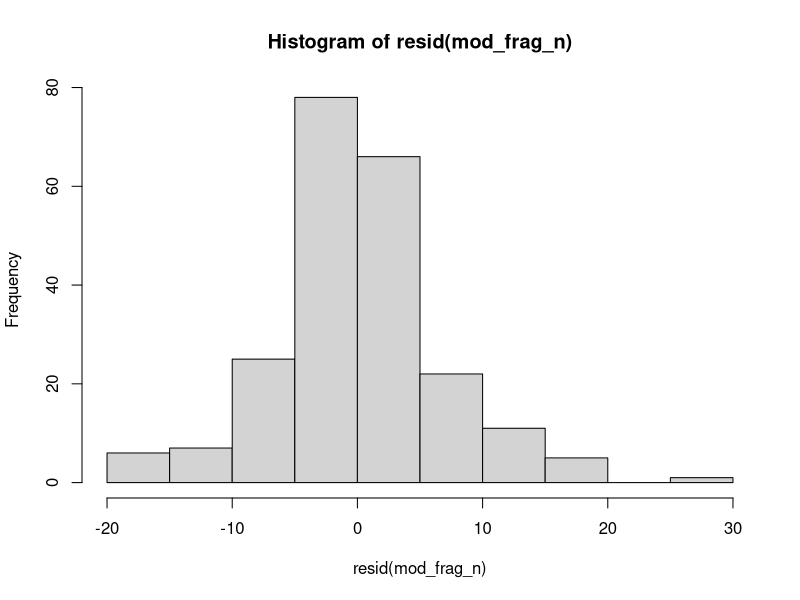
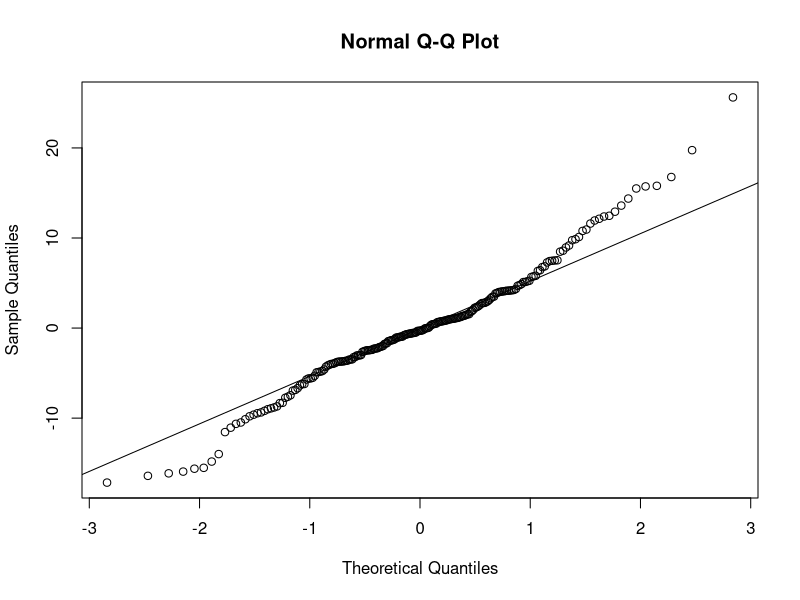
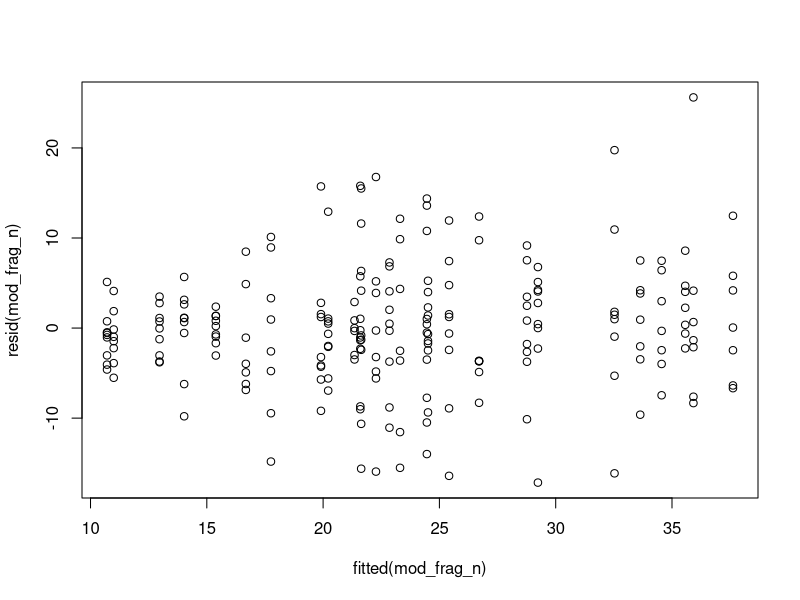
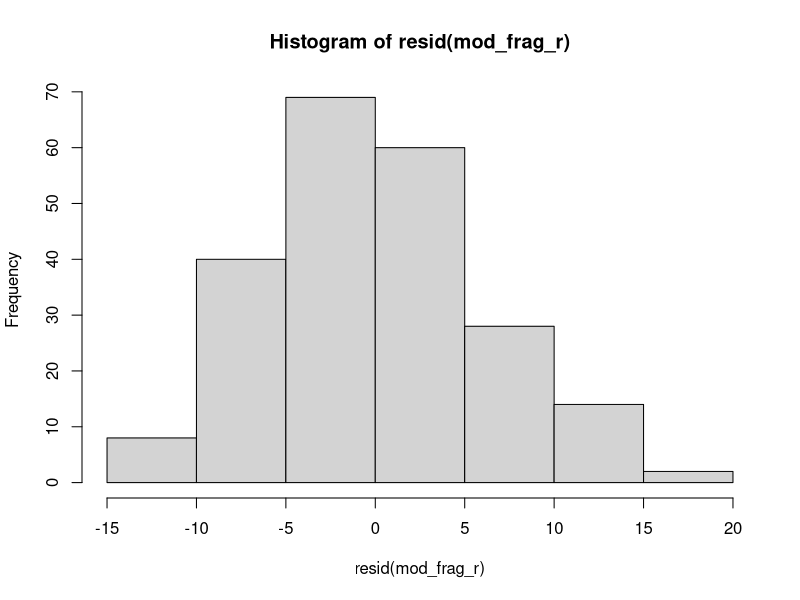
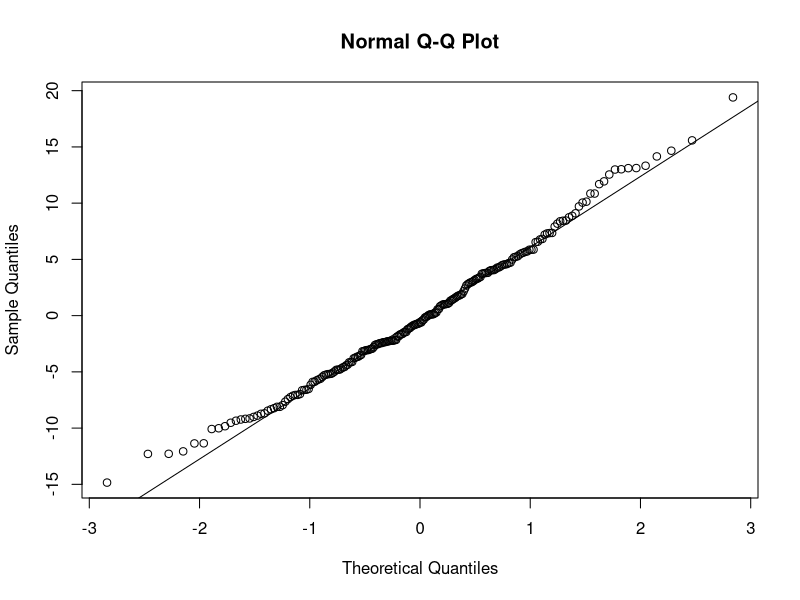
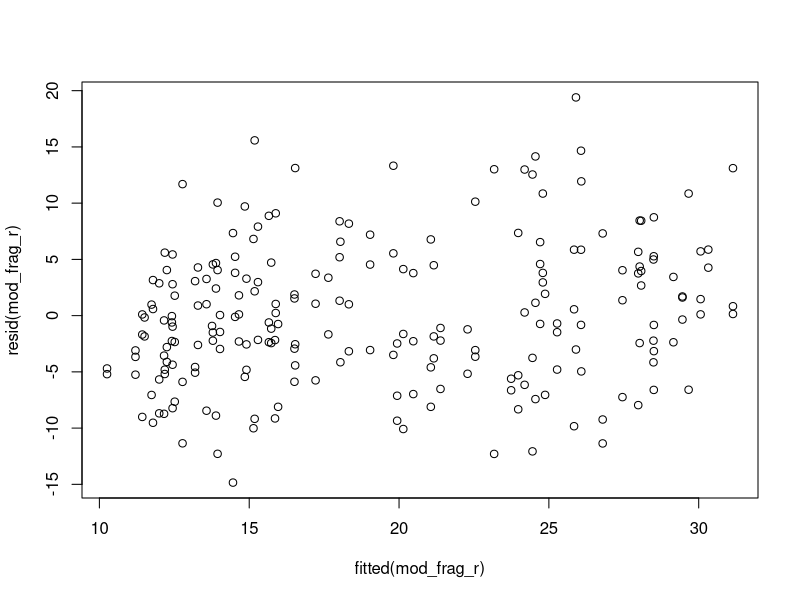
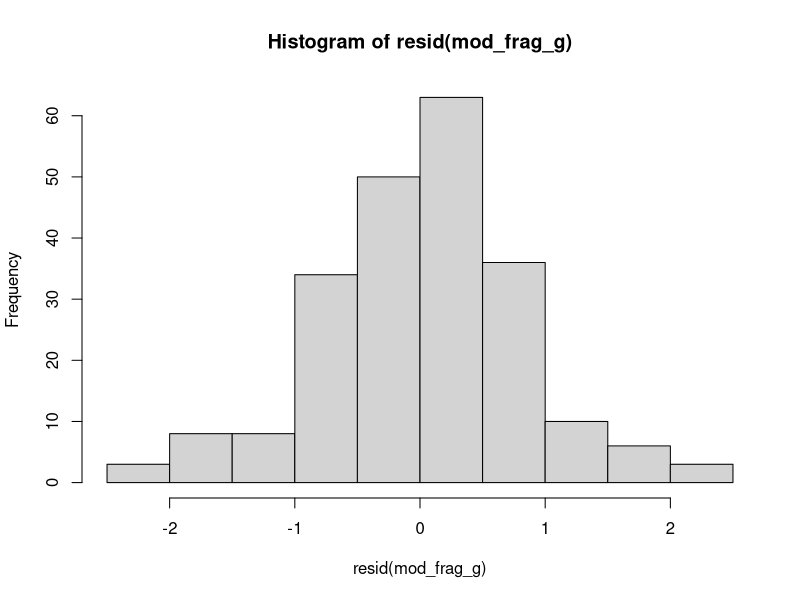
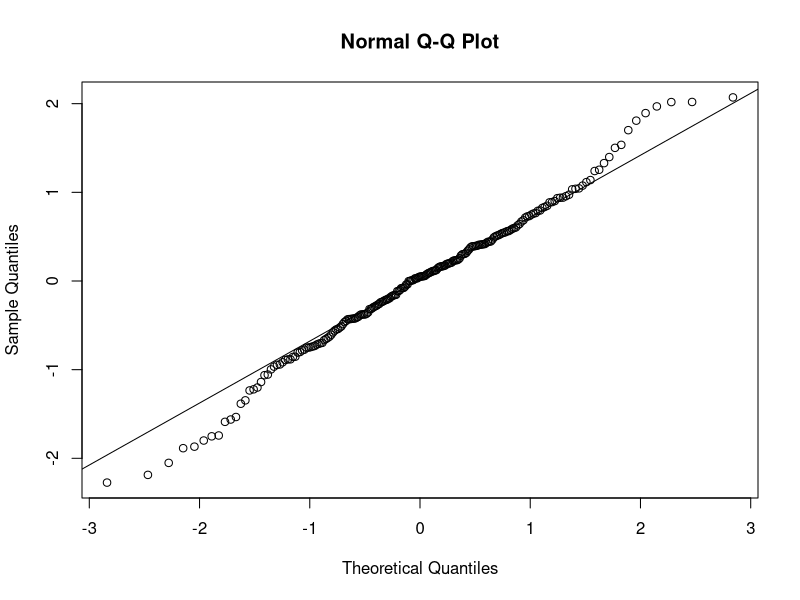

Write the R code that produced these figures, in order. (Note: this script raises an error after producing the figures.)
## ---- chunk 1
library(tidyverse)
library(ggpubr)
library(patchwork)
library(nlme)
library(multcomp)
library(car)
library(emmeans)
library(ggtext)
## ---- chunk 2
Data <- read_csv("Data/All_expectedvalues.csv") 

# Get only species column
Data$species <- Data$fragment_ID %>% gsub("A1", "", .) %>% gsub("A2", "", .) %>% gsub("A3", "",.)%>% gsub("A4", "",.)%>% gsub("B1", "", .) %>% gsub("B2", "", .) %>% gsub("B3", "", .)%>% gsub("B4", "",.)%>% gsub("C1", "", .) %>% gsub("C2", "", .) %>% gsub("C3", "", .) %>% gsub("C4", "",.) %>%
gsub("D1", "", .) %>% gsub("D2", "", .) %>% gsub("D3", "", .) %>% gsub("D4", "",.) %>% gsub("E1", "", .) %>% gsub("E2", "", .) %>% gsub("E3", "", .) %>% gsub("E4", "",.) %>% gsub("F1", "", .) %>% gsub("F2", "", .) %>% gsub("F3", "", .) %>% gsub("F4", "",.)
## ---- chunk 3
# Splitting dataframe in useful groups

single <- Data %>%  filter(category == "single")%>% 
        mutate(family= as.factor(family))

# drop 3 empty rows for calc
single_c <- single %>% drop_na(calc_umol_cm2_h)

# drop Na rows of O2 values
single <- single %>% drop_na(net_photo_h_surface)
## ---- chunk 4
# set order of families
single$family <- factor(single$family, levels= c("Poritidae", "Acroporidae", "Pocilloporidae"))
single_c$family <- factor(single_c$family, levels= c("Poritidae", "Acroporidae", "Pocilloporidae"))

# check data
table(single$family, single$fragment_ID)
table(single_c$family, single_c$fragment_ID)
table(single$family, single$run)
single$run <-as.factor(single$run)

# analysis net photosynthesis
mod_frag_n <- lme(net_photo_h_surface ~ family, random= ~1|species/colony/fragment_ID, data=single)
summary(mod_frag_n)
anova(mod_frag_n)
posthoc_n <- glht(mod_frag_n,linfct=mcp(family="Tukey"),test= adjusted("bonfer"))
summary(posthoc_n)

# extracting the compact letter display for the graph below an
cld_net <- multcomp::cld(posthoc_n, alpha = 0.05, Letters=letters, sort=F)

#Get letters for graphs
cld_net_letters <- cld_net$mcletters$Letters

# analysis respiration
mod_frag_r <- lme(respiration_h_surface ~ family, random= ~1|species/colony/fragment_ID, data=single)
summary(mod_frag_r)
anova(mod_frag_r)
posthoc_r <- glht(mod_frag_r,linfct=mcp(family="Tukey"),test= adjusted("bonfer"))
summary(posthoc_r)

# extracting the compact letter display for the graph below an
cld_res <- multcomp::cld(posthoc_r, alpha = 0.05, Letters=letters, sort=F)

#Get letters for graphs
cld_res_letters <- cld_res$mcletters$Letters

# analysis gross photosynthesis
mod_frag_g <- lme(sqrt(gross_photo_h_surface) ~ family, random= ~1|species/colony/fragment_ID, data=single) #square root transformed
summary(mod_frag_g)
anova(mod_frag_g)
posthoc_g <- glht(mod_frag_g,linfct=mcp(family="Tukey"),test= adjusted("bonfer"))
summary(posthoc_g)

# extracting the compact letter display for the graph below an
cld_gros <- multcomp::cld(posthoc_g, alpha = 0.05, Letters=letters, sort=F)

#Get letters for graphs
cld_gros_letters <- cld_gros$mcletters$Letters

# analysis calcification
mod_frag_c <- lme(calc_umol_cm2_h ~ family, random = ~1|species/colony/fragment_ID, data=single_c)
summary(mod_frag_c)
anova(mod_frag_c)
posthoc_c <- glht(mod_frag_c,linfct=mcp(family="Tukey"),test= adjusted("bonfer"))
summary(posthoc_c)

# extracting the compact letter display for the graph below an
cld_calc <- multcomp::cld(posthoc_c, alpha = 0.05, Letters=letters, sort=F)

#Get letters for graphs
cld_calc_letters <- cld_calc$mcletters$Letters
## ---- chunk 5
#check model assumptions by checking residuals

# net photosynthesis
shapiro.test(resid(mod_frag_n)) # looks graphically fine
leveneTest(residuals(mod_frag_n)~single$family)
bartlett.test(residuals(mod_frag_n)~single$family)
hist(resid(mod_frag_n))
qqnorm(resid(mod_frag_n))
qqline(resid(mod_frag_n))
plot(resid(mod_frag_n)~fitted(mod_frag_n))

# respiration
shapiro.test(resid(mod_frag_r)) # looks graphically fine
leveneTest(residuals(mod_frag_r)~single$family)
hist(resid(mod_frag_r))
qqnorm(resid(mod_frag_r))
qqline(resid(mod_frag_r))
plot(resid(mod_frag_r)~fitted(mod_frag_r))

# gross photosynthesis
shapiro.test(resid(mod_frag_g)) #sqrt transformnation was necessary
leveneTest(residuals(mod_frag_g)~single$family)
hist(resid(mod_frag_g))
qqnorm(resid(mod_frag_g))
qqline(resid(mod_frag_g))
plot(resid(mod_frag_g)~fitted(mod_frag_g))

# calcification
shapiro.test(resid(mod_frag_c)) # looks graphically fine
leveneTest(residuals(mod_frag_c)~single_c$family)
hist(resid(mod_frag_c))
qqnorm(resid(mod_frag_c))
qqline(resid(mod_frag_c))
plot(resid(mod_frag_c)~fitted(mod_frag_c))
## ---- chunk 6
# set order of families
single$species <- factor(single$species, levels= c("Pcy", "Plo", "Pru", "Acy", "Amu", "Mdi", "Pda", "Pve","Spi"))
single_c$species <- factor(single_c$species, levels= c("Pcy", "Plo", "Pru", "Acy", "Amu", "Mdi", "Pda", "Pve","Spi"))

# theme for species graphs
 theme <- theme_classic() +
          theme(legend.position = "none",
          legend.text = element_text(size = 15),
          plot.margin = unit(c(1,0.2,0.2,1), "cm"),
          axis.text.x = element_text(size = 14, color = "black", face= "italic", angle = 45, hjust= 1),
          axis.title.x=element_blank(),
          axis.text.y = element_text(size = 16, vjust = 0.5, color = "black"),
          axis.title.y =element_text(hjust = 0.5, size=15,face="bold",margin=margin(0,12,0,0)))


# species graphs
n <- ggplot(single, aes(x = species, y = net_photo_h_surface, fill = family)) +
  geom_boxplot(lwd=1, outlier.shape = NA) +
  geom_jitter(size=0.6, width=0.2)+
  ylab(expression(bold(atop("Net photosynthesis", paste("(μg O"[2]," cm" ^-2," h" ^-1,")"))))) +
  scale_fill_manual(values = c("Acroporidae"="#00b886","Pocilloporidae"= "#Cd8d00","Poritidae"= "#0072B2"))+
  scale_x_discrete("family", labels = c("Acy"="Acropora cytherea", "Amu"="Acropora muricata", "Mdi"="Montipora digitata",
                           "Pve"="Pocillopora verrucosa", "Pda"="Pocillopora damicornis", "Spi"="Stylophora pistillata",
                            "Plo"="Porites lobata", "Pcy"="Porites cylindrica", "Pru"="Porites rus"))+
  scale_y_continuous(limits= c(0,90), n.breaks = 5)+
  theme
        

r<-ggplot(single, aes(x = species, y = respiration_h_surface, fill = family)) +
  geom_boxplot(lwd=1, outlier.shape = NA) +
 geom_jitter(size=0.6, width=0.2)+
  ylab(expression(bold(atop("Respiration", paste("(μg O"[2]," cm" ^-2," h" ^-1,")"))))) +
  scale_fill_manual(values = c("Acroporidae"="#00b886","Pocilloporidae"= "#Cd8d00","Poritidae"= "#0072B2"))+
  scale_x_discrete("family", labels = c("Acy"="Acropora cytherea", "Amu"="Acropora muricata", "Mdi"="Montipora digitata",
                            "Pve"="Pocillopora verrucosa", "Pda"="Pocillopora damicornis", "Spi"="Stylophora pistillata",
                            "Plo"="Porites lobata", "Pcy"="Porites cylindrica", "Pru"="Porites rus"))+
  scale_y_continuous(limits= c(0, 90), n.breaks = 5)+
  theme

g<-ggplot(single, aes(x = species, y = gross_photo_h_surface, fill = family)) +
  geom_boxplot(lwd=1, outlier.shape = NA) +
 geom_jitter(size=0.6, width=0.2)+
  ylab(expression(bold(atop("Gross photosynthesis", paste("(μg O"[2]," cm" ^-2," h" ^-1,")"))))) +
  scale_fill_manual(values = c("Acroporidae"="#00b886","Pocilloporidae"= "#Cd8d00","Poritidae"= "#0072B2"))+
  scale_x_discrete("family", labels = c("Acy"="Acropora cytherea", "Amu"="Acropora muricata", "Mdi"="Montipora digitata",
                            "Pve"="Pocillopora verrucosa", "Pda"="Pocillopora damicornis", "Spi"="Stylophora pistillata",
                            "Plo"="Porites lobata", "Pcy"="Porites cylindrica", "Pru"="Porites rus"))+
  scale_y_continuous(limits= c(0,190), n.breaks = 7)+
  theme


c <- ggplot(single_c, aes(x = species, y =  calc_umol_cm2_h, fill = family)) +
  geom_boxplot(lwd=1, outlier.shape = NA) +
 geom_jitter(size=0.6, width=0.2)+
  ylab(expression(bold(atop("Calcification", paste("(μmol CaCO"[3]," cm" ^-2," h" ^-1,")"))))) +
  scale_fill_manual(values = c("Acroporidae"="#00b886","Pocilloporidae"= "#Cd8d00","Poritidae"= "#0072B2"))+
  scale_x_discrete("family", labels = c("Acy"="Acropora cytherea", "Amu"="Acropora muricata", "Mdi"="Montipora digitata",
                            "Pve"="Pocillopora verrucosa", "Pda"="Pocillopora damicornis", "Spi"="Stylophora pistillata",
                            "Plo"="Porites lobata", "Pcy"="Porites cylindrica", "Pru"="Porites rus"))+
  scale_y_continuous(limits= c(-0.5,3.5), n.breaks = 6)+
  theme


# family graphs
# set order of families
single$family <- factor(single$family, levels= c("Poritidae", "Acroporidae", "Pocilloporidae"))
single_c$family <- factor(single_c$family, levels= c("Poritidae", "Acroporidae", "Pocilloporidae"))


# Net Photosynthesis
n_fam <- ggboxplot(single, x = "family", y = "net_photo_h_surface", fill = "family", outlier.size = 0.7) +
  scale_fill_manual(values = c("Acroporidae"="#00b886","Pocilloporidae"= "#Cd8d00","Poritidae"= "#0072B2"))+
  scale_y_continuous(limits= c(0, 69),n.breaks = 4)+
   annotate("text", x= c(1,2,3), y= 69, label = cld_net_letters, size = 6)+
  # geom_bracket(
   #     xmin=c("Poritidae"), xmax=c("Pocilloporidae"),
    #    y.position = 62,
     #   step.increase = 0.15,
      #  label = c("*"),
       # label.size = 6
        #  )+
  theme_classic() +
  theme(axis.text.x = element_blank(),
        axis.text.y = element_text(size = 14, vjust = 0.5, color = "black"),
        axis.title.y =element_blank(),
        axis.title.x=element_blank(),
        legend.position = "bottom",
        legend.text = element_text(size = 18),
        legend.key.size = unit(1, "cm"),
        legend.title = element_blank(),
        axis.ticks.x=element_blank())

# Respiration
r_fam <- ggboxplot(single, x = "family", y = "respiration_h_surface", fill= "family", outlier.size = 0.7) +
  scale_fill_manual(values = c("Acroporidae"="#00b886","Pocilloporidae"= "#Cd8d00","Poritidae"= "#0072B2"))+
  scale_y_continuous(limits= c(0, 70),n.breaks = 4)+
  annotate("text", x= c(1,2,3), y= 70, label = cld_res_letters, size = 6)+
  theme_classic() +
  theme(axis.text.x = element_blank(),
        axis.text.y = element_text(size = 14, vjust = 0.5, color = "black"),
        axis.title.y =element_blank(),
        axis.title.x=element_blank(),
        legend.position = "none",
        axis.ticks.x=element_blank())#+
        #geom_bracket(
        #xmin=c("Acroporidae", "Poritidae"), xmax=c("Pocilloporidae", "Pocilloporidae"),
        #y.position = 51,
        #step.increase = 0.24,
        #label = c("***", "***"),
        #label.size = 6
        #)
    
# Gross Photosynthesis
g_fam <- ggboxplot(single, x = "family", y = "gross_photo_h_surface", fill= "family", outlier.size = 0.7) +
  scale_fill_manual(values = c("Acroporidae"="#00b886","Pocilloporidae"= "#Cd8d00","Poritidae"= "#0072B2"))+
  scale_y_continuous(limits= c(0, 128), breaks = seq(0,100, by=50))+
  annotate("text", x= c(1,2,3), y= 128, label = cld_gros_letters, size = 6)+
  theme_classic() +
  theme(axis.text.x = element_blank(),
        axis.text.y = element_text(size = 14, vjust = 0.5, color = "black"),
        axis.title.y =element_blank(),
        axis.title.x=element_blank(),
        legend.position = "none",
        axis.ticks.x=element_blank())#+
       # geom_bracket(
        #xmin=c("Acroporidae", "Poritidae"), xmax=c("Pocilloporidae", "Pocilloporidae"),
        #y.position = 92,
        #step.increase = 0.25,
        #label = c("**", "***"),
        #label.size = 6
        #)


# Calcification
c_fam <- ggboxplot(single_c, x = "family",  y = "calc_umol_cm2_h", fill= "family", outlier.size = 0.7) +
  scale_fill_manual(values = c("Acroporidae"="#00b886","Pocilloporidae"= "#Cd8d00","Poritidae"= "#0072B2"))+
  scale_y_continuous(limits= c(-0.4, 3.2))+
  annotate("text", x= c(1,2,3), y= 3.2, label = cld_calc_letters, size = 6)+
  theme_classic() +
  theme(axis.text.x = element_blank(),
        axis.text.y = element_text(size = 14, vjust = 0.5, color = "black"),
        axis.title.y =element_blank(),
        axis.title.x=element_blank(),
        legend.position = "none",
        axis.ticks.x=element_blank())#+
      #  geom_bracket(
       # xmin=c("Acroporidae", "Poritidae"), xmax=c("Pocilloporidae", "Pocilloporidae"),
      #  y.position = 2.2,
       # step.increase = 0.24,
        #label = c("***", "***"),
        #label.size = 6
        #)

#arrange all plots together
arranged <- ggarrange(
                      n + patchwork::inset_element(n_fam, left = 0.5, bottom = 0.55, right = 1, top = 1),
                      r + patchwork::inset_element(r_fam, left = 0.5, bottom = 0.55, right = 1, top = 1),
                      g + patchwork::inset_element(g_fam, left = 0.5, bottom = 0.55, right = 1, top = 1),
                      c + patchwork::inset_element(c_fam, left = 0.5, bottom = 0.55, right = 1, top = 1),
          labels = c("a)", "b)", "c)", "d)"),
          label.x = 0.05,
          label.y = 0.89,
          font.label = list(size=18),
          common.legend = TRUE,
          legend = "bottom",
          ncol = 2, nrow =2, 
          hjust = -0.5,
          vjust = 0,
          align = "v")

arranged2 <- annotate_figure(arranged, fig.lab= "Figure 2", fig.lab.pos = "top.left", fig.lab.face = "bold", fig.lab.size = 18)

ggsave("Graphs/Figure2_measuredFamily.tiff", width=12, height= 12, limitsize=FALSE, dpi= 700, bg= "white", arranged2)
## ---- chunk 7
descriptive_o <- single %>%  group_by(species) %>%
    summarise(
      mean_net = round(mean(net_photo_h_surface),4),                                                    
      sd_net = round(sd(net_photo_h_surface),4),
      mean_resp = round(mean(respiration_h_surface),4),
      sd_resp = round(sd(respiration_h_surface),4),
      mean_gross = round(mean(gross_photo_h_surface),4),
      sd_gross = round(sd(gross_photo_h_surface),4))

descriptive_c <- single_c %>%  group_by(species) %>%
    summarise(
      mean_calc = round(mean(calc_umol_cm2_h),4),
      sd_calc = round(sd(calc_umol_cm2_h),4))

descriptive <- left_join(descriptive_o, descriptive_c)

write.table(descriptive, file = "Graphs/descriptive_monoculture.csv", sep = ",")
## ---- chunk 8
# get each fragment only ones
size <- single %>% distinct(fragment_ID, sum_surface_cm2, species )

# descriptive
descriptive_size <- size %>%  group_by(species) %>%
                    summarise(
                    surface = round(mean(sum_surface_cm2),1),                                                    
                    sd_surface = round(sd(sum_surface_cm2),1))


# significant different?
mod_frag_size <- lm(sum_surface_cm2 ~ species, data=size)
summary(mod_frag_size)

emmeans(mod_frag_size, pairwise~species)
